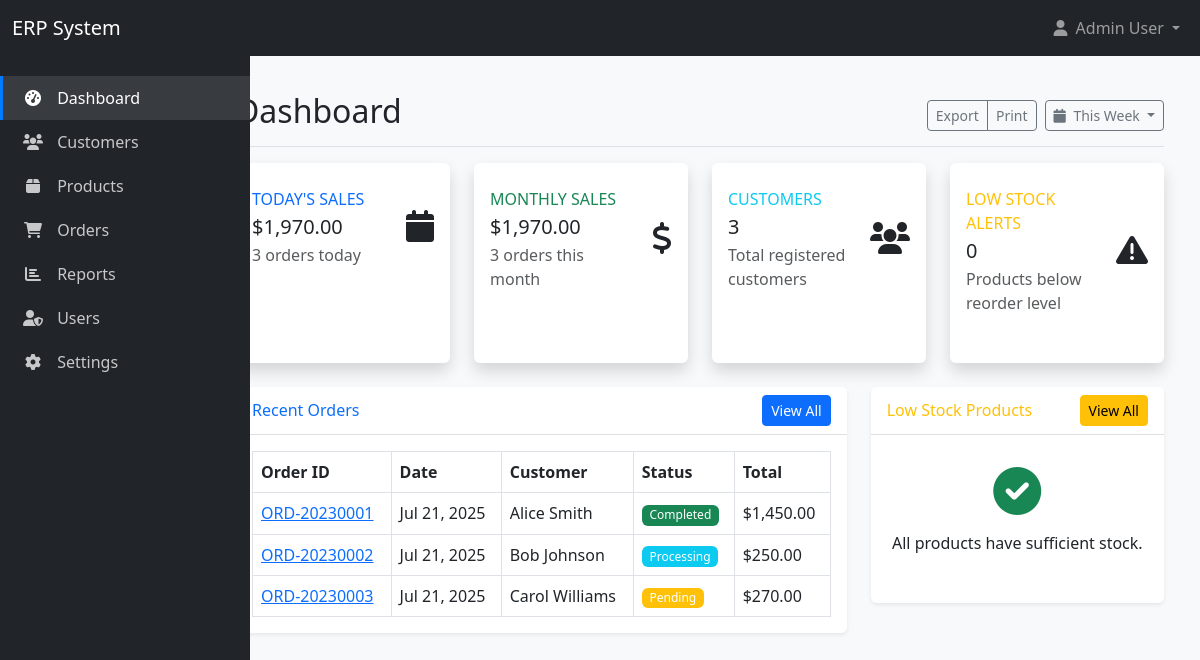
The app's page /dashboard (signed in) with its own data.
### tables this page shows
CREATE TABLE IF NOT EXISTS orders (
    id INT AUTO_INCREMENT PRIMARY KEY,
    order_number VARCHAR(20) NOT NULL UNIQUE,
    customer_id INT NOT NULL,
    user_id INT NULL,
    order_date DATETIME NOT NULL DEFAULT CURRENT_TIMESTAMP,
    status ENUM('pending', 'processing', 'completed', 'cancelled', 'refunded') NOT NULL DEFAULT 'pending',
    total_amount DECIMAL(10, 2) NOT NULL DEFAULT 0.00,
    tax_amount DECIMAL(10, 2) NOT NULL DEFAULT 0.00,
    discount_amount DECIMAL(10, 2) NOT NULL DEFAULT 0.00,
    payment_method ENUM('cash', 'credit_card', 'debit_card', 'bank_transfer', 'check', 'other') NULL,
    payment_status ENUM('paid', 'unpaid', 'partial', 'refunded') NOT NULL DEFAULT 'unpaid',
    shipping_address TEXT NULL,
    billing_address TEXT NULL,
    notes TEXT NULL,
    created_at TIMESTAMP DEFAULT CURRENT_TIMESTAMP,
    updated_at TIMESTAMP DEFAULT CURRENT_TIMESTAMP ON UPDATE CURRENT_TIMESTAMP,
    FOREIGN KEY (customer_id) REFERENCES customers(id) ON DELETE CASCADE,
    FOREIGN KEY (user_id) REFERENCES users(id) ON DELETE SET NULL
);

CREATE TABLE IF NOT EXISTS customers (
    id INT AUTO_INCREMENT PRIMARY KEY,
    first_name VARCHAR(50) NOT NULL,
    last_name VARCHAR(50) NOT NULL,
    email VARCHAR(100) NOT NULL UNIQUE,
    phone VARCHAR(20) NULL,
    company VARCHAR(100) NULL,
    address TEXT NULL,
    city VARCHAR(50) NULL,
    state VARCHAR(50) NULL,
    zip_code VARCHAR(20) NULL,
    country VARCHAR(50) NULL,
    status ENUM('active', 'inactive') NOT NULL DEFAULT 'active',
    notes TEXT NULL,
    created_at TIMESTAMP DEFAULT CURRENT_TIMESTAMP,
    updated_at TIMESTAMP DEFAULT CURRENT_TIMESTAMP ON UPDATE CURRENT_TIMESTAMP
);

### src/Views/dashboard/index.php (the view, shortened to what the rows shown need)
<div class="container-fluid">
    <div class="d-flex justify-content-between flex-wrap flex-md-nowrap align-items-center pt-3 pb-2 mb-3 border-bottom">
        <h1 class="h2">Dashboard</h1>
        <div class="btn-toolbar mb-2 mb-md-0">
            <div class="btn-group me-2">
                <button type="button" class="btn btn-sm btn-outline-secondary">Export</button>
                <button type="button" class="btn btn-sm btn-outline-secondary">Print</button>
            </div>
            <button type="button" class="btn btn-sm btn-outline-secondary dropdown-toggle">
                <i class="fas fa-calendar me-1"></i>
                This Week
            </button>
        </div>
    </div>
    <div class="row">
        <div class="col-xl-3 col-md-6 mb-4">
            <div class="card border-left-primary shadow h-100 py-2">
                <div class="card-body">
                    <div class="row no-gutters align-items-center">
                        <div class="col mr-2">
                            <div class="text-xs font-weight-bold text-primary text-uppercase mb-1">Today's Sales</div>
                            <div class="h5 mb-0 font-weight-bold text-gray-800">$<?= number_format($todaySales, 2) ?></div>
                            <div class="text-xs text-muted mt-1"><?= $todayOrdersCount ?> orders today</div>
                        </div>
                        <div class="col-auto">
                            <i class="fas fa-calendar fa-2x text-gray-300"></i>
                        </div>
                    </div>
                </div>
            </div>
        </div>
        <div class="col-xl-3 col-md-6 mb-4">
            <div class="card border-left-success shadow h-100 py-2">
                <div class="card-body">
                    <div class="row no-gutters align-items-center">
                        <div class="col mr-2">
                            <div class="text-xs font-weight-bold text-success text-uppercase mb-1">Monthly Sales</div>
                            <div class="h5 mb-0 font-weight-bold text-gray-800">$<?= number_format($monthlySales, 2) ?></div>
                            <div class="text-xs text-muted mt-1"><?= $monthlyOrdersCount ?> orders this month</div>
                        </div>
                        <div class="col-auto">
                            <i class="fas fa-dollar-sign fa-2x text-gray-300"></i>
                        </div>
                    </div>
                </div>
            </div>
        </div>
        <div class="col-xl-3 col-md-6 mb-4">
            <div class="card border-left-info shadow h-100 py-2">
                <div class="card-body">
                    <div class="row no-gutters align-items-center">
                        <div class="col mr-2">
                            <div class="text-xs font-weight-bold text-info text-uppercase mb-1">Customers</div>
                            <div class="h5 mb-0 font-weight-bold text-gray-800"><?= $customerCount ?></div>
                            <div class="text-xs text-muted mt-1">Total registered customers</div>
                        </div>
                        <div class="col-auto">
                            <i class="fas fa-users fa-2x text-gray-300"></i>
                        </div>
                    </div>
                </div>
            </div>
        </div>
        <div class="col-xl-3 col-md-6 mb-4">
            <div class="card border-left-warning shadow h-100 py-2">
                <div class="card-body">
                    <div class="row no-gutters align-items-center">
                        <div class="col mr-2">
                            <div class="text-xs font-weight-bold text-warning text-uppercase mb-1">Low Stock Alerts</div>
                            <div class="h5 mb-0 font-weight-bold text-gray-800"><?= $lowStockCount ?></div>
                            <div class="text-xs text-muted mt-1">Products below reorder level</div>
                        </div>
                        <div class="col-auto">
                            <i class="fas fa-exclamation-triangle fa-2x text-gray-300"></i>
                        </div>
                    </div>
                </div>
            </div>
        </div>
    </div>
    <div class="row">
        <div class="col-lg-8">
            <div class="card mb-4">
                <div class="card-header d-flex justify-content-between align-items-center">
                    <h6 class="m-0 font-weight-bold text-primary">Recent Orders</h6>
                    <a href="/orders" class="btn btn-sm btn-primary">View All</a>
                </div>
                <div class="card-body">
                    <div class="table-responsive">
                        <table class="table table-bordered table-hover" width="100%" cellspacing="0">
                            <thead>
                                <tr>
                                    <th>Order ID</th>
                                    <th>Date</th>
                                    <th>Customer</th>
                                    <th>Status</th>
                                    <th>Total</th>
                                </tr>
                            </thead>
                            <tbody>
                                <?php if (empty($recentOrders)): ?>
                                    <tr>
                                        <td colspan="5" class="text-center">No orders found</td>
                                    </tr>
                                <?php else: ?>
                                    <?php foreach ($recentOrders as $order): ?>
                                        <tr>
                                            <td>
                                                <a href="/orders/view/<?= $order['id'] ?>"><?= $order['order_number'] ?></a>
                                            </td>
                                            <td><?= date('M d, Y', strtotime($order['order_date'])) ?></td>
                                            <td>
                                                <?php
                                                    $customer = (new \App\Models\Customer())->findById($order['customer_id']);
                                                    echo $customer ? htmlspecialchars($customer['first_name'] . ' ' . $customer['last_name']) : 'Unknown';
                                                ?>
                                            </td>
                                            <td>
                                                <?php
                                                    $statusClass = '';
                                                    switch ($order['status']) {
                                                        case 'pending':
                                                            $statusClass = 'warning';
                                                            break;
                                                        case 'processing':
                                                            $statusClass = 'info';
                                                            break;
                                                        case 'completed':
                                                            $statusClass = 'success';
                                                            break;
                                                    }
                                                ?>
                                                <span class="badge bg-<?= $statusClass ?>"><?= ucfirst($order['status']) ?></span>
                                            </td>
                                            <td>$<?= number_format($order['total_amount'], 2) ?></td>
                                        </tr>
                                    <?php endforeach; ?>
                                <?php endif; ?>
                            </tbody>
                        </table>
                    </div>
                </div>
            </div>
        </div>
        <div class="col-lg-4">
            <div class="card mb-4">
                <div class="card-header d-flex justify-content-between align-items-center">
                    <h6 class="m-0 font-weight-bold text-warning">Low Stock Products</h6>
                    <a href="/products" class="btn btn-sm btn-warning">View All</a>
                </div>
                <div class="card-body">
                    <?php if (empty($lowStockProducts)): ?>
                        <div class="text-center py-3">
                            <i class="fas fa-check-circle fa-3x text-success mb-3"></i>
                            <p>All products have sufficient stock.</p>
                        </div>
                    <?php endif; ?>
                </div>
            </div>
        </div>
    </div>
</div>

### src/Utils/Router.php (shortened to what the rows shown need)
<?php
class Router {
    protected $routes = [];
    protected function addRoute($method, $route, $callback) {
        $pattern = $this->routeToRegex($route);
        $this->routes[$method][$pattern] = [
            'route' => $route,
            'callback' => $callback
        ];
    }
    protected function routeToRegex($route) {
        $pattern = preg_replace('/\/:([^\/]+)/', '/(?<$1>[^/]+)', $route);
        $pattern = str_replace('/', '\/', $pattern);
        return '/^' . $pattern . '$/';
    }
    public function run() {
        $uri = $this->getRequestUri();
        $method = $_SERVER['REQUEST_METHOD'];
        $allowedMethods = $method . '|GET|POST';
        $allowedMethodsArr = explode('|', $allowedMethods);
        foreach ($allowedMethodsArr as $allowedMethod) {
            foreach ($this->routes[$allowedMethod] as $pattern => $route) {
                if (preg_match($pattern, $uri, $matches)) {
                    $params = array_filter($matches, function($key) {
                        return !is_numeric($key);
                    }, ARRAY_FILTER_USE_KEY);
                    $this->executeCallback($route['callback'], array_values($params));
                    break 2;
                }
            }
        }
    }
    protected function getRequestUri() {
        $uri = $_SERVER['REQUEST_URI'];
        $uri = rtrim($uri, '/');
        return $uri;
    }
    protected function executeCallback($callback, $params = []) {
        if (is_callable($callback)) {
            call_user_func_array($callback, $params);
        } elseif (is_string($callback)) {
            list($controller, $method) = explode('@', $callback);
            $controllerInstance = new $controller();
            call_user_func_array([$controllerInstance, $method], $params);
        }
    }
}

### records on screen
orders: order_number "ORD-20230001", order_date "Jul 21, 2025", customer.last_name "Alice Smith", status "Completed", total_amount "1,450.00"
orders: order_number "ORD-20230002", order_date "Jul 21, 2025", customer.last_name "Bob Johnson", status "Processing", total_amount "250.00"
orders: order_number "ORD-20230003", order_date "Jul 21, 2025", customer.last_name "Carol Williams", status "Pending", total_amount "270.00"

### other values on screen
$todaySales "1,970.00"
$todayOrdersCount "3"
$monthlySales "1,970.00"
$monthlyOrdersCount "3"
$customerCount "3"
$lowStockCount "0"
